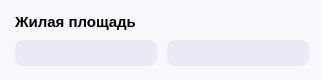
             <widget class="QWidget" name="sign_13" native="true">
              <property name="minimumSize">
               <size>
                <width>310</width>
                <height>0</height>
               </size>
              </property>
              <property name="maximumSize">
               <size>
                <width>322</width>
                <height>80</height>
               </size>
              </property>
              <property name="styleSheet">
               <string notr="true">background-color: rgb(248, 247, 252);
border: none;
border-radius: 21px;
</string>
              </property>
              <widget class="QWidget" name="layoutWidget_50">
               <property name="geometry">
                <rect>
                 <x>0</x>
                 <y>0</y>
                 <width>326</width>
                 <height>81</height>
                </rect>
               </property>
               <layout class="QVBoxLayout" name="verticalLayout_56">
                <property name="spacing">
                 <number>5</number>
                </property>
                <property name="leftMargin">
                 <number>15</number>
                </property>
                <property name="topMargin">
                 <number>9</number>
                </property>
                <property name="rightMargin">
                 <number>15</number>
                </property>
                <property name="bottomMargin">
                 <number>15</number>
                </property>
                <item>
                 <widget class="QLabel" name="label_128">
                  <property name="font">
                   <font>
                    <pointsize>11</pointsize>
                    <weight>75</weight>
                    <bold>true</bold>
                   </font>
                  </property>
                  <property name="text">
                   <string>Жилая площадь</string>
                  </property>
                 </widget>
                </item>
                <item>
                 <layout class="QHBoxLayout" name="horizontalLayout_49">
                  <property name="spacing">
                   <number>10</number>
                  </property>
                  <item>
                   <widget class="QLabel" name="label_129">
                    <property name="minimumSize">
                     <size>
                      <width>142</width>
                      <height>26</height>
                     </size>
                    </property>
                    <property name="maximumSize">
                     <size>
                      <width>142</width>
                      <height>26</height>
                     </size>
                    </property>
                    <property name="font">
                     <font>
                      <pointsize>10</pointsize>
                      <weight>75</weight>
                      <bold>true</bold>
                     </font>
                    </property>
                    <property name="styleSheet">
                     <string notr="true">background-color: rgb(235, 233, 244);
border: none;
border-radius: 8px;</string>
                    </property>
                    <property name="frameShadow">
                     <enum>QFrame::Plain</enum>
                    </property>
                    <property name="text">
                     <string/>
                    </property>
                    <property name="margin">
                     <number>0</number>
                    </property>
                   </widget>
                  </item>
                  <item>
                   <widget class="QLabel" name="label_130">
                    <property name="minimumSize">
                     <size>
                      <width>142</width>
                      <height>26</height>
                     </size>
                    </property>
                    <property name="maximumSize">
                     <size>
                      <width>142</width>
                      <height>26</height>
                     </size>
                    </property>
                    <property name="font">
                     <font>
                      <pointsize>10</pointsize>
                      <weight>75</weight>
                      <bold>true</bold>
                     </font>
                    </property>
                    <property name="styleSheet">
                     <string notr="true">background-color: rgb(235, 233, 244);
border: none;
border-radius: 8px;</string>
                    </property>
                    <property name="frameShadow">
                     <enum>QFrame::Plain</enum>
                    </property>
                    <property name="text">
                     <string/>
                    </property>
                    <property name="margin">
                     <number>0</number>
                    </property>
                   </widget>
                  </item>
                 </layout>
                </item>
               </layout>
              </widget>
             </widget>
